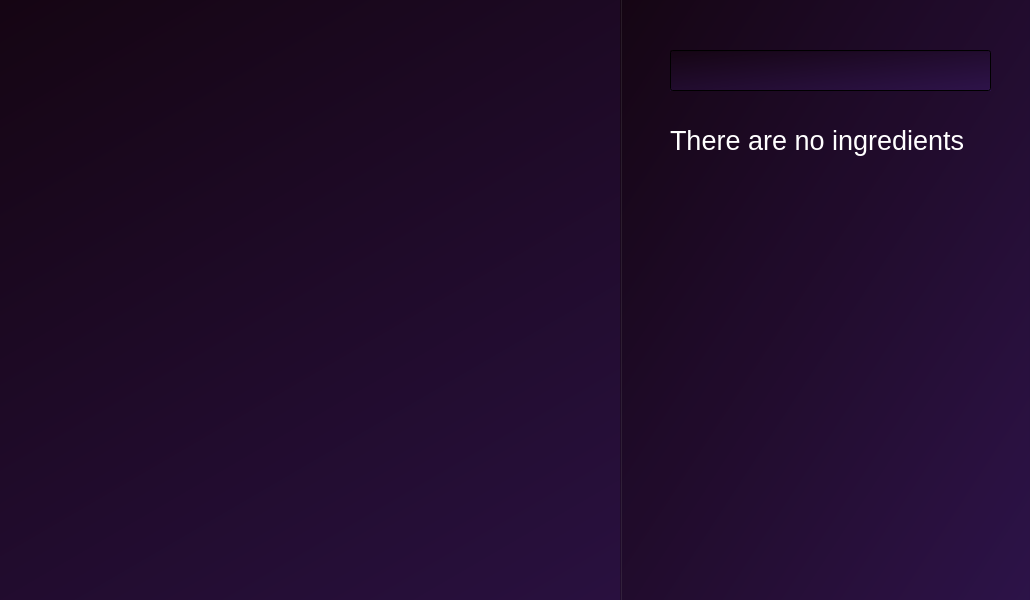
<?xml version="1.0" encoding="UTF-8"?>
<ui version="4.0">
 <class>MainWindow</class>
 <widget class="QMainWindow" name="MainWindow">
  <property name="geometry">
   <rect>
    <x>0</x>
    <y>0</y>
    <width>1030</width>
    <height>600</height>
   </rect>
  </property>
  <property name="windowTitle">
   <string>MainWindow</string>
  </property>
  <property name="styleSheet">
   <string notr="true">background-color: qlineargradient(spread:pad, x1:0, y1:0, x2:1, y2:1, stop:0 rgba(21, 5, 19, 255), stop:1 rgba(46, 19, 74, 255))</string>
  </property>
  <widget class="QWidget" name="centralwidget">
   <widget class="QGroupBox" name="groupBox">
    <property name="geometry">
     <rect>
      <x>620</x>
      <y>-10</y>
      <width>411</width>
      <height>631</height>
     </rect>
    </property>
    <property name="styleSheet">
     <string notr="true">border-color: none</string>
    </property>
    <property name="title">
     <string/>
    </property>
    <widget class="QLabel" name="no_ingredients">
     <property name="geometry">
      <rect>
       <x>50</x>
       <y>120</y>
       <width>361</width>
       <height>61</height>
      </rect>
     </property>
     <property name="styleSheet">
      <string notr="true">background-color: none;
font:  20pt;
color: white;</string>
     </property>
     <property name="text">
      <string>There are no ingredients</string>
     </property>
    </widget>
    <widget class="QLineEdit" name="input">
     <property name="geometry">
      <rect>
       <x>50</x>
       <y>60</y>
       <width>321</width>
       <height>41</height>
      </rect>
     </property>
     <property name="styleSheet">
      <string notr="true">color: white;
font: 18pt &quot;MS Shell Dlg 2&quot;;
background-color:  rgb(0, 0, 0);
QListView::item {
    	margin: 2px;
    }
     
    QListView::item:selected {
    	background: orange;
    }
</string>
     </property>
     <property name="text">
      <string/>
     </property>
     <property name="alignment">
      <set>Qt::AlignCenter</set>
     </property>
     <property name="cursorMoveStyle">
      <enum>Qt::LogicalMoveStyle</enum>
     </property>
     <property name="clearButtonEnabled">
      <bool>true</bool>
     </property>
    </widget>
   </widget>
  </widget>
 </widget>
 <resources/>
 <connections/>
</ui>
